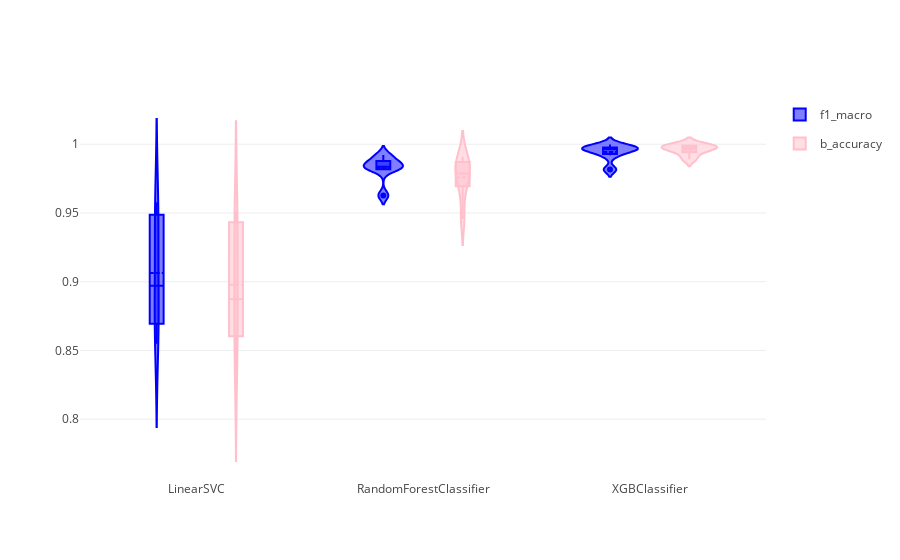

Source (notebook cell):
### Code cell
trace1 = {
    "type": 'violin',
    "x": results_f1['classifier'],
    "y": results_f1['mean_test_f1_macro'],
    "legendgroup": 'f1_macro',
    "scalegroup": 'f1_macro',
    "name": 'f1_macro',
    "box": {
        "visible": True
    },
    "meanline": {
        "visible": True
    },
    "line": {
        "color": 'blue'
    }
}

trace2 = {
    "type": 'violin',
    "x": results_b_accuracy['classifier'],
    "y": results_b_accuracy['mean_test_balanced_accuracy'],
    "legendgroup": 'b_accuracy',
    "scalegroup": 'b_accuracy',
    "name": 'b_accuracy',
    "box": {
        "visible": True
    },
    "meanline": {
        "visible": True
    },
    "line": {
        "color": 'pink'
    }
}

layout = {
    "yaxis": {
        "zeroline": False,
    },
    "violinmode": 'group'
}
fig = go.Figure(data=[trace1, trace2], layout=layout)
iplot(fig)
# To show plot, paste the link to this GitHub notebook into http://nbviewer.jupyter.org/

### Figure 1 — Plotly figure (JSON) as saved in the notebook; plotly's stock layout.template omitted (floating-point values rounded to 4 significant figures)
{"data": [{"box": {"visible": true}, "legendgroup": "f1_macro", "line": {"color": "blue"}, "meanline": {"visible": true}, "name": "f1_macro", "scalegroup": "f1_macro", "type": "violin", "uid": "8731f06c-361e-11e9-93c6-4a0002d544a0", "x": ["LinearSVC", "LinearSVC", "LinearSVC", "LinearSVC", "LinearSVC", "LinearSVC", "LinearSVC", "RandomForestClassifier", "RandomForestClassifier", "RandomForestClassifier", "RandomForestClassifier", "RandomForestClassifier", "RandomForestClassifier", "RandomForestClassifier", "XGBClassifier", "XGBClassifier", "XGBClassifier", "XGBClassifier", "XGBClassifier", "XGBClassifier", "XGBClassifier"], "y": [0.9339, 0.8807, 0.8657, 0.8971, 0.9578, 0.9537, 0.8549, 0.9857, 0.9836, 0.9628, 0.9835, 0.9922, 0.9885, 0.9811, 0.9981, 0.9919, 0.9816, 0.9966, 0.9998, 0.9956, 0.9965]}, {"box": {"visible": true}, "legendgroup": "b_accuracy", "line": {"color": "pink"}, "meanline": {"visible": true}, "name": "b_accuracy", "scalegroup": "b_accuracy", "type": "violin", "uid": "8731f1c0-361e-11e9-93c6-4a0002d544a0", "x": ["LinearSVC", "LinearSVC", "LinearSVC", "LinearSVC", "LinearSVC", "LinearSVC", "LinearSVC", "RandomForestClassifier", "RandomForestClassifier", "RandomForestClassifier", "RandomForestClassifier", "RandomForestClassifier", "RandomForestClassifier", "RandomForestClassifier", "XGBClassifier", "XGBClassifier", "XGBClassifier", "XGBClassifier", "XGBClassifier", "XGBClassifier", "XGBClassifier"], "y": [0.9268, 0.8873, 0.8531, 0.8821, 0.9488, 0.9511, 0.8352, 0.9812, 0.9782, 0.9456, 0.9787, 0.9909, 0.9891, 0.9665, 0.9991, 0.9934, 0.989, 0.998, 0.9998, 0.9963, 0.9973]}], "layout": {"violinmode": "group", "yaxis": {"zeroline": false}}}
